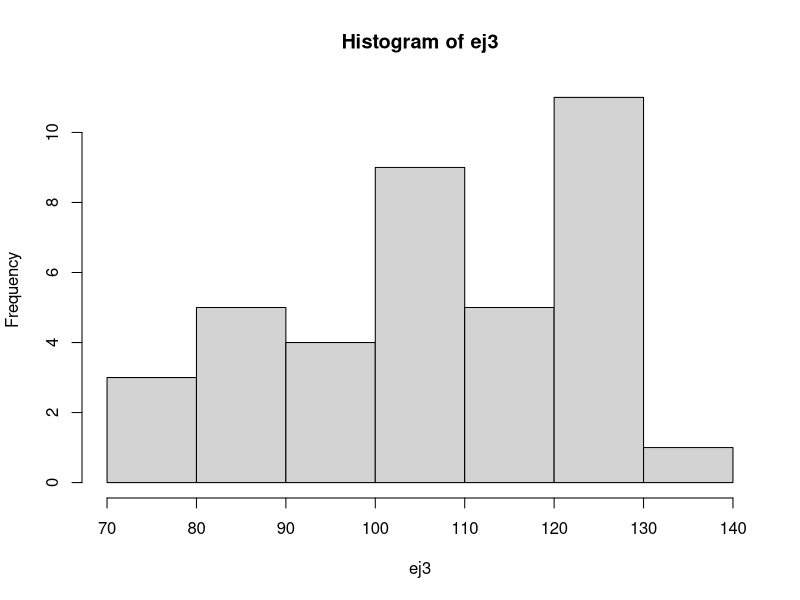
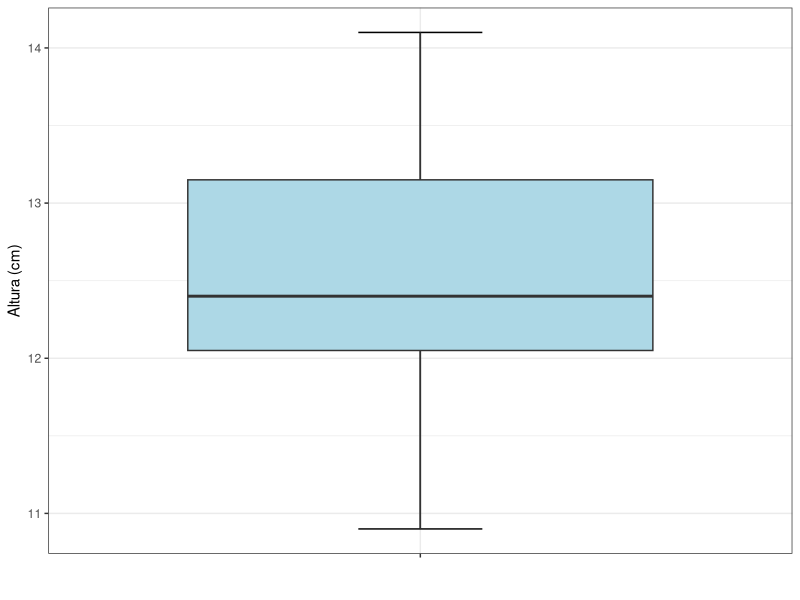

Recreate these plots in R, in order.
## ---- chunk 1
library(kableExtra)
library(knitr)
library(tidyverse)
knitr::opts_chunk$set(echo = TRUE)
## ---- chunk 2
cerdas1 <- c(29, 30, 31, 32, 33, 34, 35, 36, 37)
individuos1 <- c(1, 0, 1, 2, 2, 6, 9, 11, 12)
cerdas2 <- c(38, 39, 40, 41, 42, 43, 44, 45, 46)
individuos2 <- c(18, 13, 10, 15, 10, 2, 2, 3, 2)

ej2 <- data.frame(cerdas1, individuos1, cerdas2, individuos2)
column_names <- c("Cerdas", "Individuos", "Cerdas", "Individuos")
ej2 %>% knitr::kable(booktabs = T, col.names = column_names) %>% kableExtra::kable_styling(latex_options = c("hold_position"), font_size = 8)
## ---- chunk 3
ej1 <- c(12.4, 10.9, 11.8, 14.1, 12.6,
         12.2, 12.2, 13.5, 12.7, 11.9,
         13.4, 12.1, 12.0, 13.2, 13.1)
## ---- chunk 4
mean(ej1)
median(ej1)
## ---- chunk 5
range(ej1)
max(ej1) - min(ej1)
## ---- chunk 6
summary(ej1)
## ---- chunk 7
13.15 + 1.5 * (max(ej1) - min(ej1))
12.05 - 1.5 * (max(ej1) - min(ej1))
## ---- chunk 8
ej2 <- c(29, 31, rep(32, 2), rep(33, 2), rep(34, 6), rep(35, 9), rep(36, 11),
         rep(37, 12), rep(38, 18), rep(39, 13), rep(40, 10), rep(41, 15), rep(42, 10),
         rep(43, 2), rep(44, 2), rep(45, 3), rep(46, 2))
## ---- chunk 9
mean(ej2)
sd(ej2)
## ---- chunk 10
sd(ej2)/mean(ej2)*100
## ---- chunk 11
ej3 <- c(95, 110, 135, 120, 88, 125, 112, 100, 130, 107, 86, 130, 122, 122, 
         127, 107, 107, 107, 88, 126, 125, 112, 78, 115, 78, 102, 103, 93, 
         88, 110, 104, 122, 112, 80, 121, 126, 90, 96)
## ---- chunk 12
mean(ej3)
median(ej3)
## ---- chunk 13
max(ej3) - min(ej3)
sd(ej3)
sd(ej3)^2
## ---- chunk 14
hist(ej3)
## ---- chunk 15
library(ggplot2)
## ---- chunk 16
ggplot(mapping = aes(y = ej1, x = "")) +
  stat_boxplot(geom = "errorbar", width = 0.2) +
  geom_boxplot(fill = "lightblue") +
  theme_bw() +
  labs(x = "", y = "Altura (cm)")
